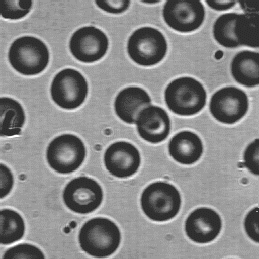
%> input picture Medical Biometrics - Yasmina Chenoune-Leroul/lab1_object_counting_on_images/BLOODCELLS.bmp, 259 x 259 px
$ octave --eval "result = preProcess('BLOODCELLS.bmp');"   (GNU Octave 9; MATLAB toolbox functions it lacks are replaced by stand-ins)
%> lines starting %> are read from the running program, lines starting %| are printed output that depends on the picture; in (x1, y1, x2, y2) boxes, pixels count from 0 and x2, y2 are one past the last pixel; in counts of white or black regions, pixels touching at a corner belong together; the program's own positions count from 1
function processedImage = preProcess(imageFilename)
%> called with imageFilename = 'BLOODCELLS.bmp'

    % Step 1: Read the input image
    img = imread(imageFilename);
%> img is the input picture: size 259x259 uint8; min 41, max 255, mean 130.3
    figure; imshow(img); title('Original Image');

    % Step 2: Apply median filtering
    filterSize = 4;
    filtImg = medfilt2(img, [filterSize filterSize]);
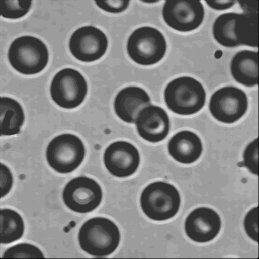
%> filtImg: size 259x259 uint8; min 0, max 247, mean 129.3
    figure; imshow(filtImg); title('Filtered Image');

    % Step 3: Convert to binary image using Otsu's thresholding
    BW = imbinarize(filtImg, graythresh(img));
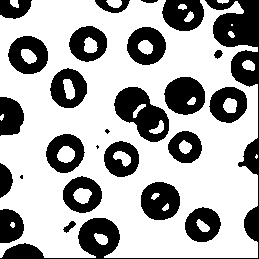
%> BW: size 259x259 logical; 67.4% white; 26 black regions (3 under 20 px), largest, box (x1, y1, x2, y2) and area: (0, 0, 259, 259) 5364, (114, 87, 169, 142) 1673, (164, 77, 205, 115) 1173

    % Step 4: Invert the binary image
    BW_inv = ~BW;
    figure; imshow(BW_inv); title('Inverted Binary Image');

    % Step 5: Fill holes in the binary image
    BW_filled = imfill(BW_inv, "holes");
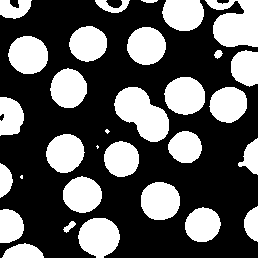
%> BW_filled: size 259x259 logical; 36.2% white; 26 white regions (3 under 20 px), largest, box (x1, y1, x2, y2) and area: (0, 0, 259, 259) 5637, (114, 87, 169, 142) 1850, (164, 77, 205, 115) 1224
    figure; imshow(BW_filled); title('Filled Binary Image');

    % Step 6: Apply morphological opening (remove small objects)
    BW_open = imopen(BW_filled, strel('disk', 2));
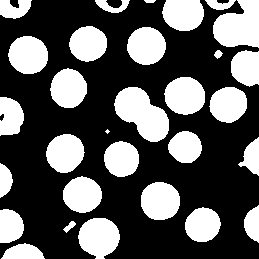
%> BW_open: size 259x259 logical; 35.6% white; 30 white regions (1 under 20 px), largest, box (x1, y1, x2, y2) and area: (114, 87, 169, 142) 1848, (213, 0, 259, 48) 1649, (78, 218, 120, 259) 1287
    figure; imshow(BW_open); title('After Opening Operation');

    % Step 7: Apply morphological closing (close small gaps)
    BW_close = imclose(BW_open, strel('disk', 2));
%> BW_close: size 259x259 logical; 35.7% white; 30 white regions (1 under 20 px), largest, box (x1, y1, x2, y2) and area: (114, 87, 169, 142) 1850, (213, 0, 259, 48) 1653, (78, 218, 120, 259) 1289
    figure; imshow(BW_close); title('After Closing Operation');

    % Step 8: Remove small connected components
    BW_area_open = bwareaopen(BW_close, 80, 8);
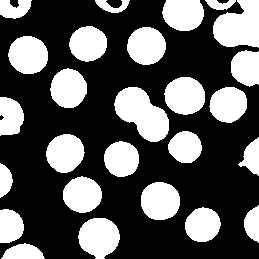
%> BW_area_open: size 259x259 logical; 35.4% white; 26 white regions, largest, box (x1, y1, x2, y2) and area: (114, 87, 169, 142) 1850, (213, 0, 259, 48) 1653, (78, 218, 120, 259) 1289
    figure; imshow(BW_area_open); title('Final Processed Image');

    % Return the final processed binary image
    processedImage = BW_area_open;
end
